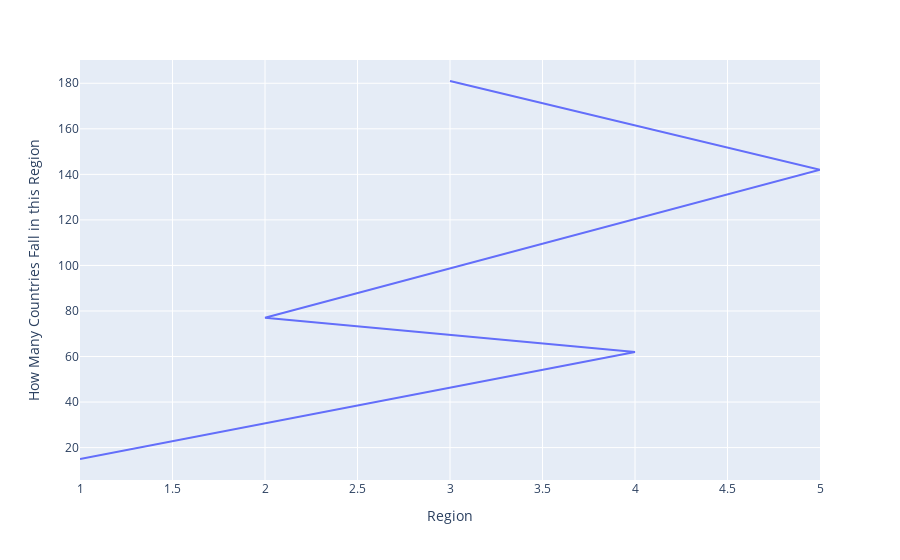

Notebook code cell kept with this figure:
### Code cell
# line plot showing number of military coups per country
ax = px.line(data_frame=regi, x='Region', y='How Many Countries Fall in this Region')
ax

### Figure 1 — Plotly figure (JSON) as saved in the notebook; plotly's stock layout.template omitted (floating-point values rounded to 4 significant figures)
{"data": [{"hovertemplate": "Region=%{x}<br>How Many Countries Fall in this Region=%{y}<extra></extra>", "legendgroup": "", "line": {"color": "#636efa", "dash": "solid"}, "marker": {"symbol": "circle"}, "mode": "lines", "name": "", "orientation": "v", "showlegend": false, "type": "scatter", "x": [3, 5, 2, 4, 1], "xaxis": "x", "y": [181, 142, 77, 62, 15], "yaxis": "y"}], "layout": {"legend": {"tracegroupgap": 0}, "margin": {"t": 60}, "xaxis": {"anchor": "y", "domain": [0, 1], "title": {"text": "Region"}}, "yaxis": {"anchor": "x", "domain": [0, 1], "title": {"text": "How Many Countries Fall in this Region"}}}}
